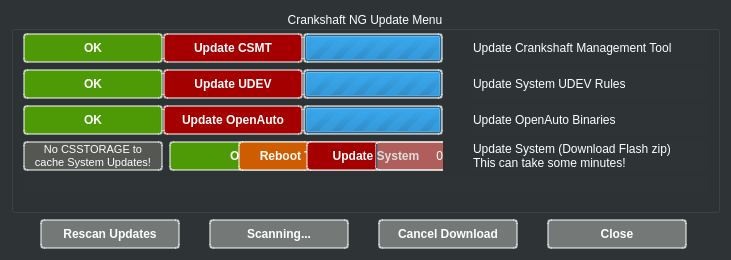
<?xml version="1.0" encoding="UTF-8"?>
<ui version="4.0">
 <class>UpdateDialog</class>
 <widget class="QDialog" name="UpdateDialog">
  <property name="geometry">
   <rect>
    <x>0</x>
    <y>0</y>
    <width>731</width>
    <height>260</height>
   </rect>
  </property>
  <property name="sizePolicy">
   <sizepolicy hsizetype="Expanding" vsizetype="Expanding">
    <horstretch>0</horstretch>
    <verstretch>0</verstretch>
   </sizepolicy>
  </property>
  <property name="minimumSize">
   <size>
    <width>500</width>
    <height>260</height>
   </size>
  </property>
  <property name="maximumSize">
   <size>
    <width>731</width>
    <height>260</height>
   </size>
  </property>
  <property name="windowTitle">
   <string>Connect to device</string>
  </property>
  <property name="styleSheet">
   <string notr="true">background-color: rgb(46, 52, 54);
color: rgb(255, 255, 255);</string>
  </property>
  <layout class="QVBoxLayout" name="verticalLayout">
   <item>
    <widget class="QGroupBox" name="GroupRecent">
     <property name="sizePolicy">
      <sizepolicy hsizetype="Expanding" vsizetype="Minimum">
       <horstretch>0</horstretch>
       <verstretch>0</verstretch>
      </sizepolicy>
     </property>
     <property name="minimumSize">
      <size>
       <width>0</width>
       <height>100</height>
      </size>
     </property>
     <property name="title">
      <string>Crankshaft NG Update Menu</string>
     </property>
     <property name="alignment">
      <set>Qt::AlignCenter</set>
     </property>
     <layout class="QFormLayout" name="formLayout_2">
      <property name="horizontalSpacing">
       <number>30</number>
      </property>
      <property name="topMargin">
       <number>2</number>
      </property>
      <property name="bottomMargin">
       <number>2</number>
      </property>
      <item row="8" column="0" colspan="2">
       <spacer name="verticalSpacer_2">
        <property name="orientation">
         <enum>Qt::Vertical</enum>
        </property>
        <property name="sizeHint" stdset="0">
         <size>
          <width>20</width>
          <height>4</height>
         </size>
        </property>
       </spacer>
      </item>
      <item row="0" column="1">
       <widget class="QLabel" name="labelCsmt">
        <property name="text">
         <string>Update Crankshaft Management Tool</string>
        </property>
       </widget>
      </item>
      <item row="0" column="0">
       <widget class="QWidget" name="csmt" native="true">
        <property name="sizePolicy">
         <sizepolicy hsizetype="Minimum" vsizetype="Preferred">
          <horstretch>0</horstretch>
          <verstretch>0</verstretch>
         </sizepolicy>
        </property>
        <layout class="QHBoxLayout" name="horizontalLayout_2">
         <property name="spacing">
          <number>0</number>
         </property>
         <property name="leftMargin">
          <number>0</number>
         </property>
         <property name="topMargin">
          <number>0</number>
         </property>
         <property name="rightMargin">
          <number>0</number>
         </property>
         <property name="bottomMargin">
          <number>0</number>
         </property>
         <item>
          <widget class="QLabel" name="labelCsmtOK">
           <property name="sizePolicy">
            <sizepolicy hsizetype="Fixed" vsizetype="Fixed">
             <horstretch>0</horstretch>
             <verstretch>0</verstretch>
            </sizepolicy>
           </property>
           <property name="minimumSize">
            <size>
             <width>140</width>
             <height>30</height>
            </size>
           </property>
           <property name="maximumSize">
            <size>
             <width>140</width>
             <height>30</height>
            </size>
           </property>
           <property name="font">
            <font>
             <weight>75</weight>
             <bold>true</bold>
            </font>
           </property>
           <property name="styleSheet">
            <string notr="true">background-color: rgb(78, 154, 6);
border-radius: 4px;
border: 2px solid rgba(255,255,255,0.5);</string>
           </property>
           <property name="text">
            <string>OK</string>
           </property>
           <property name="alignment">
            <set>Qt::AlignCenter</set>
           </property>
          </widget>
         </item>
         <item>
          <widget class="QPushButton" name="ButtonUpdateCsmt">
           <property name="sizePolicy">
            <sizepolicy hsizetype="Fixed" vsizetype="Fixed">
             <horstretch>0</horstretch>
             <verstretch>0</verstretch>
            </sizepolicy>
           </property>
           <property name="minimumSize">
            <size>
             <width>140</width>
             <height>30</height>
            </size>
           </property>
           <property name="maximumSize">
            <size>
             <width>140</width>
             <height>30</height>
            </size>
           </property>
           <property name="font">
            <font>
             <weight>75</weight>
             <bold>true</bold>
            </font>
           </property>
           <property name="styleSheet">
            <string notr="true">background-color: rgb(164, 0, 0);
border-radius: 4px;
border: 2px solid rgba(255,255,255,0.5);
color: rgb(255, 255, 255);</string>
           </property>
           <property name="text">
            <string>Update CSMT</string>
           </property>
          </widget>
         </item>
         <item>
          <widget class="QProgressBar" name="progressBarCsmt">
           <property name="sizePolicy">
            <sizepolicy hsizetype="Fixed" vsizetype="Fixed">
             <horstretch>0</horstretch>
             <verstretch>0</verstretch>
            </sizepolicy>
           </property>
           <property name="minimumSize">
            <size>
             <width>140</width>
             <height>30</height>
            </size>
           </property>
           <property name="maximumSize">
            <size>
             <width>140</width>
             <height>30</height>
            </size>
           </property>
           <property name="styleSheet">
            <string notr="true">background-color: rgba(186, 189, 182, 0.5);
border-radius: 4px;
border: 2px solid rgba(255,255,255,0.5);
color: rgb(255, 255, 255);</string>
           </property>
           <property name="maximum">
            <number>0</number>
           </property>
           <property name="value">
            <number>0</number>
           </property>
          </widget>
         </item>
        </layout>
       </widget>
      </item>
      <item row="1" column="1">
       <widget class="QLabel" name="labelUdev">
        <property name="text">
         <string>Update System UDEV Rules</string>
        </property>
       </widget>
      </item>
      <item row="1" column="0">
       <widget class="QWidget" name="udev" native="true">
        <property name="sizePolicy">
         <sizepolicy hsizetype="Minimum" vsizetype="Preferred">
          <horstretch>0</horstretch>
          <verstretch>0</verstretch>
         </sizepolicy>
        </property>
        <layout class="QHBoxLayout" name="horizontalLayout_3">
         <property name="spacing">
          <number>0</number>
         </property>
         <property name="leftMargin">
          <number>0</number>
         </property>
         <property name="topMargin">
          <number>0</number>
         </property>
         <property name="rightMargin">
          <number>0</number>
         </property>
         <property name="bottomMargin">
          <number>0</number>
         </property>
         <item>
          <widget class="QLabel" name="labelUdevOK">
           <property name="sizePolicy">
            <sizepolicy hsizetype="Fixed" vsizetype="Fixed">
             <horstretch>0</horstretch>
             <verstretch>0</verstretch>
            </sizepolicy>
           </property>
           <property name="minimumSize">
            <size>
             <width>140</width>
             <height>30</height>
            </size>
           </property>
           <property name="maximumSize">
            <size>
             <width>140</width>
             <height>30</height>
            </size>
           </property>
           <property name="font">
            <font>
             <weight>75</weight>
             <bold>true</bold>
            </font>
           </property>
           <property name="styleSheet">
            <string notr="true">background-color: rgb(78, 154, 6);
border-radius: 4px;
border: 2px solid rgba(255,255,255,0.5);</string>
           </property>
           <property name="text">
            <string>OK</string>
           </property>
           <property name="alignment">
            <set>Qt::AlignCenter</set>
           </property>
          </widget>
         </item>
         <item>
          <widget class="QPushButton" name="ButtonUpdateUdev">
           <property name="sizePolicy">
            <sizepolicy hsizetype="Fixed" vsizetype="Fixed">
             <horstretch>0</horstretch>
             <verstretch>0</verstretch>
            </sizepolicy>
           </property>
           <property name="minimumSize">
            <size>
             <width>140</width>
             <height>30</height>
            </size>
           </property>
           <property name="maximumSize">
            <size>
             <width>140</width>
             <height>30</height>
            </size>
           </property>
           <property name="font">
            <font>
             <weight>75</weight>
             <bold>true</bold>
            </font>
           </property>
           <property name="styleSheet">
            <string notr="true">background-color: rgb(164, 0, 0);
border-radius: 4px;
border: 2px solid rgba(255,255,255,0.5);
color: rgb(255, 255, 255);</string>
           </property>
           <property name="text">
            <string>Update UDEV</string>
           </property>
          </widget>
         </item>
         <item>
          <widget class="QProgressBar" name="progressBarUdev">
           <property name="sizePolicy">
            <sizepolicy hsizetype="Fixed" vsizetype="Fixed">
             <horstretch>0</horstretch>
             <verstretch>0</verstretch>
            </sizepolicy>
           </property>
           <property name="minimumSize">
            <size>
             <width>140</width>
             <height>30</height>
            </size>
           </property>
           <property name="maximumSize">
            <size>
             <width>140</width>
             <height>30</height>
            </size>
           </property>
           <property name="styleSheet">
            <string notr="true">background-color: rgba(186, 189, 182, 0.5);
border-radius: 4px;
border: 2px solid rgba(255,255,255,0.5);
color: rgb(255, 255, 255);</string>
           </property>
           <property name="maximum">
            <number>0</number>
           </property>
           <property name="value">
            <number>0</number>
           </property>
          </widget>
         </item>
        </layout>
       </widget>
      </item>
      <item row="2" column="1">
       <widget class="QLabel" name="labelOpenauto">
        <property name="text">
         <string>Update OpenAuto Binaries</string>
        </property>
       </widget>
      </item>
      <item row="2" column="0">
       <widget class="QWidget" name="openauto" native="true">
        <property name="sizePolicy">
         <sizepolicy hsizetype="Minimum" vsizetype="Preferred">
          <horstretch>0</horstretch>
          <verstretch>0</verstretch>
         </sizepolicy>
        </property>
        <layout class="QHBoxLayout" name="horizontalLayout_4">
         <property name="spacing">
          <number>0</number>
         </property>
         <property name="leftMargin">
          <number>0</number>
         </property>
         <property name="topMargin">
          <number>0</number>
         </property>
         <property name="rightMargin">
          <number>0</number>
         </property>
         <property name="bottomMargin">
          <number>0</number>
         </property>
         <item>
          <widget class="QLabel" name="labelOpenautoOK">
           <property name="sizePolicy">
            <sizepolicy hsizetype="Fixed" vsizetype="Fixed">
             <horstretch>0</horstretch>
             <verstretch>0</verstretch>
            </sizepolicy>
           </property>
           <property name="minimumSize">
            <size>
             <width>140</width>
             <height>30</height>
            </size>
           </property>
           <property name="maximumSize">
            <size>
             <width>140</width>
             <height>30</height>
            </size>
           </property>
           <property name="font">
            <font>
             <weight>75</weight>
             <bold>true</bold>
            </font>
           </property>
           <property name="styleSheet">
            <string notr="true">background-color: rgb(78, 154, 6);
border-radius: 4px;
border: 2px solid rgba(255,255,255,0.5);</string>
           </property>
           <property name="text">
            <string>OK</string>
           </property>
           <property name="alignment">
            <set>Qt::AlignCenter</set>
           </property>
          </widget>
         </item>
         <item>
          <widget class="QPushButton" name="ButtonUpdateOpenauto">
           <property name="sizePolicy">
            <sizepolicy hsizetype="Fixed" vsizetype="Fixed">
             <horstretch>0</horstretch>
             <verstretch>0</verstretch>
            </sizepolicy>
           </property>
           <property name="minimumSize">
            <size>
             <width>140</width>
             <height>30</height>
            </size>
           </property>
           <property name="maximumSize">
            <size>
             <width>140</width>
             <height>30</height>
            </size>
           </property>
           <property name="font">
            <font>
             <weight>75</weight>
             <bold>true</bold>
            </font>
           </property>
           <property name="styleSheet">
            <string notr="true">background-color: rgb(164, 0, 0);
border-radius: 4px;
border: 2px solid rgba(255,255,255,0.5);
color: rgb(255, 255, 255);</string>
           </property>
           <property name="text">
            <string>Update OpenAuto</string>
           </property>
          </widget>
         </item>
         <item>
          <widget class="QProgressBar" name="progressBarOpenauto">
           <property name="sizePolicy">
            <sizepolicy hsizetype="Fixed" vsizetype="Fixed">
             <horstretch>0</horstretch>
             <verstretch>0</verstretch>
            </sizepolicy>
           </property>
           <property name="minimumSize">
            <size>
             <width>140</width>
             <height>30</height>
            </size>
           </property>
           <property name="maximumSize">
            <size>
             <width>140</width>
             <height>30</height>
            </size>
           </property>
           <property name="styleSheet">
            <string notr="true">background-color: rgba(186, 189, 182, 0.5);
border-radius: 4px;
border: 2px solid rgba(255,255,255,0.5);
color: rgb(255, 255, 255);</string>
           </property>
           <property name="maximum">
            <number>0</number>
           </property>
           <property name="value">
            <number>0</number>
           </property>
          </widget>
         </item>
        </layout>
       </widget>
      </item>
      <item row="5" column="0" colspan="2">
       <widget class="QLabel" name="labelDownload">
        <property name="sizePolicy">
         <sizepolicy hsizetype="Expanding" vsizetype="Preferred">
          <horstretch>0</horstretch>
          <verstretch>0</verstretch>
         </sizepolicy>
        </property>
        <property name="font">
         <font>
          <weight>75</weight>
          <bold>true</bold>
         </font>
        </property>
        <property name="text">
         <string/>
        </property>
        <property name="alignment">
         <set>Qt::AlignCenter</set>
        </property>
       </widget>
      </item>
      <item row="3" column="0">
       <widget class="QWidget" name="systemupdate" native="true">
        <property name="sizePolicy">
         <sizepolicy hsizetype="Expanding" vsizetype="Fixed">
          <horstretch>0</horstretch>
          <verstretch>0</verstretch>
         </sizepolicy>
        </property>
        <layout class="QHBoxLayout" name="horizontalLayout_6">
         <property name="leftMargin">
          <number>0</number>
         </property>
         <property name="topMargin">
          <number>0</number>
         </property>
         <property name="rightMargin">
          <number>0</number>
         </property>
         <property name="bottomMargin">
          <number>0</number>
         </property>
         <item>
          <widget class="QLabel" name="labelNoStorage">
           <property name="sizePolicy">
            <sizepolicy hsizetype="Fixed" vsizetype="Fixed">
             <horstretch>0</horstretch>
             <verstretch>0</verstretch>
            </sizepolicy>
           </property>
           <property name="minimumSize">
            <size>
             <width>140</width>
             <height>30</height>
            </size>
           </property>
           <property name="maximumSize">
            <size>
             <width>140</width>
             <height>30</height>
            </size>
           </property>
           <property name="font">
            <font>
             <pointsize>8</pointsize>
             <weight>50</weight>
             <bold>false</bold>
            </font>
           </property>
           <property name="styleSheet">
            <string notr="true">background-color: rgb(85, 87, 83);
border-radius: 4px;
border: 2px solid rgba(255,255,255,0.5);</string>
           </property>
           <property name="text">
            <string>No CSSTORAGE to
cache System Updates!</string>
           </property>
           <property name="alignment">
            <set>Qt::AlignCenter</set>
           </property>
          </widget>
         </item>
         <item>
          <widget class="QWidget" name="system" native="true">
           <property name="sizePolicy">
            <sizepolicy hsizetype="Minimum" vsizetype="Preferred">
             <horstretch>0</horstretch>
             <verstretch>0</verstretch>
            </sizepolicy>
           </property>
           <layout class="QHBoxLayout" name="horizontalLayout_5">
            <property name="spacing">
             <number>0</number>
            </property>
            <property name="leftMargin">
             <number>0</number>
            </property>
            <property name="topMargin">
             <number>0</number>
            </property>
            <property name="rightMargin">
             <number>0</number>
            </property>
            <property name="bottomMargin">
             <number>0</number>
            </property>
            <item>
             <widget class="QLabel" name="labelSystemOK">
              <property name="sizePolicy">
               <sizepolicy hsizetype="Fixed" vsizetype="Fixed">
                <horstretch>0</horstretch>
                <verstretch>0</verstretch>
               </sizepolicy>
              </property>
              <property name="minimumSize">
               <size>
                <width>140</width>
                <height>30</height>
               </size>
              </property>
              <property name="maximumSize">
               <size>
                <width>140</width>
                <height>30</height>
               </size>
              </property>
              <property name="font">
               <font>
                <weight>75</weight>
                <bold>true</bold>
               </font>
              </property>
              <property name="styleSheet">
               <string notr="true">background-color: rgb(78, 154, 6);
border-radius: 4px;
border: 2px solid rgba(255,255,255,0.5);</string>
              </property>
              <property name="text">
               <string>OK</string>
              </property>
              <property name="alignment">
               <set>Qt::AlignCenter</set>
              </property>
             </widget>
            </item>
            <item>
             <widget class="QLabel" name="labelSystemReadyInstall">
              <property name="sizePolicy">
               <sizepolicy hsizetype="Fixed" vsizetype="Fixed">
                <horstretch>0</horstretch>
                <verstretch>0</verstretch>
               </sizepolicy>
              </property>
              <property name="minimumSize">
               <size>
                <width>140</width>
                <height>30</height>
               </size>
              </property>
              <property name="maximumSize">
               <size>
                <width>140</width>
                <height>30</height>
               </size>
              </property>
              <property name="font">
               <font>
                <weight>75</weight>
                <bold>true</bold>
               </font>
              </property>
              <property name="styleSheet">
               <string notr="true">background-color: rgb(206, 92, 0);
border-radius: 4px;
border: 2px solid rgba(255,255,255,0.5);</string>
              </property>
              <property name="text">
               <string>Reboot To Install</string>
              </property>
              <property name="alignment">
               <set>Qt::AlignCenter</set>
              </property>
             </widget>
            </item>
            <item>
             <widget class="QPushButton" name="ButtonUpdateSystem">
              <property name="sizePolicy">
               <sizepolicy hsizetype="Fixed" vsizetype="Fixed">
                <horstretch>0</horstretch>
                <verstretch>0</verstretch>
               </sizepolicy>
              </property>
              <property name="minimumSize">
               <size>
                <width>140</width>
                <height>30</height>
               </size>
              </property>
              <property name="maximumSize">
               <size>
                <width>140</width>
                <height>30</height>
               </size>
              </property>
              <property name="font">
               <font>
                <weight>75</weight>
                <bold>true</bold>
               </font>
              </property>
              <property name="styleSheet">
               <string notr="true">background-color: rgb(164, 0, 0);
border-radius: 4px;
border: 2px solid rgba(255,255,255,0.5);
color: rgb(255, 255, 255);</string>
              </property>
              <property name="text">
               <string>Update System</string>
              </property>
             </widget>
            </item>
            <item>
             <widget class="QProgressBar" name="progressBarSystem">
              <property name="enabled">
               <bool>true</bool>
              </property>
              <property name="sizePolicy">
               <sizepolicy hsizetype="Fixed" vsizetype="Fixed">
                <horstretch>0</horstretch>
                <verstretch>0</verstretch>
               </sizepolicy>
              </property>
              <property name="minimumSize">
               <size>
                <width>140</width>
                <height>30</height>
               </size>
              </property>
              <property name="maximumSize">
               <size>
                <width>140</width>
                <height>30</height>
               </size>
              </property>
              <property name="styleSheet">
               <string notr="true">background-color: rgba(186, 189, 182, 0.5);
border-radius: 4px;
border: 2px solid rgba(255,255,255,0.5);
color: rgb(255, 255, 255);</string>
              </property>
              <property name="maximum">
               <number>420</number>
              </property>
              <property name="value">
               <number>0</number>
              </property>
              <property name="alignment">
               <set>Qt::AlignCenter</set>
              </property>
             </widget>
            </item>
           </layout>
          </widget>
         </item>
        </layout>
       </widget>
      </item>
      <item row="3" column="1">
       <widget class="QLabel" name="labelSystem">
        <property name="text">
         <string>Update System (Download Flash zip)
This can take some minutes!</string>
        </property>
        <property name="wordWrap">
         <bool>false</bool>
        </property>
       </widget>
      </item>
     </layout>
    </widget>
   </item>
   <item>
    <widget class="QWidget" name="verticalWidget" native="true">
     <property name="sizePolicy">
      <sizepolicy hsizetype="Expanding" vsizetype="Preferred">
       <horstretch>0</horstretch>
       <verstretch>0</verstretch>
      </sizepolicy>
     </property>
     <layout class="QHBoxLayout" name="horizontalLayout">
      <property name="spacing">
       <number>0</number>
      </property>
      <property name="leftMargin">
       <number>0</number>
      </property>
      <property name="topMargin">
       <number>0</number>
      </property>
      <property name="rightMargin">
       <number>0</number>
      </property>
      <property name="bottomMargin">
       <number>0</number>
      </property>
      <item>
       <widget class="QPushButton" name="ButtonUpdateCheck">
        <property name="sizePolicy">
         <sizepolicy hsizetype="Fixed" vsizetype="Fixed">
          <horstretch>0</horstretch>
          <verstretch>0</verstretch>
         </sizepolicy>
        </property>
        <property name="minimumSize">
         <size>
          <width>140</width>
          <height>30</height>
         </size>
        </property>
        <property name="maximumSize">
         <size>
          <width>140</width>
          <height>30</height>
         </size>
        </property>
        <property name="font">
         <font>
          <weight>75</weight>
          <bold>true</bold>
         </font>
        </property>
        <property name="styleSheet">
         <string notr="true">background-color: rgba(186, 189, 182, 0.5);
border-radius: 4px;
border: 2px solid rgba(255,255,255,0.5);
color: rgb(255, 255, 255);</string>
        </property>
        <property name="text">
         <string>Rescan Updates</string>
        </property>
       </widget>
      </item>
      <item>
       <widget class="QLabel" name="labelUpdateChecking">
        <property name="sizePolicy">
         <sizepolicy hsizetype="Fixed" vsizetype="Fixed">
          <horstretch>0</horstretch>
          <verstretch>0</verstretch>
         </sizepolicy>
        </property>
        <property name="minimumSize">
         <size>
          <width>140</width>
          <height>30</height>
         </size>
        </property>
        <property name="maximumSize">
         <size>
          <width>140</width>
          <height>30</height>
         </size>
        </property>
        <property name="font">
         <font>
          <weight>75</weight>
          <bold>true</bold>
         </font>
        </property>
        <property name="styleSheet">
         <string notr="true">background-color: rgba(186, 189, 182, 0.5);
border-radius: 4px;
border: 2px solid rgba(255,255,255,0.5);
color: rgb(255, 255, 255);</string>
        </property>
        <property name="text">
         <string>Scanning...</string>
        </property>
        <property name="alignment">
         <set>Qt::AlignCenter</set>
        </property>
       </widget>
      </item>
      <item>
       <widget class="QPushButton" name="ButtonUpdateCancel">
        <property name="sizePolicy">
         <sizepolicy hsizetype="Fixed" vsizetype="Fixed">
          <horstretch>0</horstretch>
          <verstretch>0</verstretch>
         </sizepolicy>
        </property>
        <property name="minimumSize">
         <size>
          <width>140</width>
          <height>30</height>
         </size>
        </property>
        <property name="maximumSize">
         <size>
          <width>140</width>
          <height>30</height>
         </size>
        </property>
        <property name="font">
         <font>
          <weight>75</weight>
          <bold>true</bold>
         </font>
        </property>
        <property name="styleSheet">
         <string notr="true">background-color: rgba(186, 189, 182, 0.5);
border-radius: 4px;
border: 2px solid rgba(255,255,255,0.5);
color: rgb(255, 255, 255);</string>
        </property>
        <property name="text">
         <string>Cancel Download</string>
        </property>
       </widget>
      </item>
      <item>
       <widget class="QPushButton" name="ButtonClose">
        <property name="sizePolicy">
         <sizepolicy hsizetype="Fixed" vsizetype="Fixed">
          <horstretch>0</horstretch>
          <verstretch>0</verstretch>
         </sizepolicy>
        </property>
        <property name="minimumSize">
         <size>
          <width>140</width>
          <height>30</height>
         </size>
        </property>
        <property name="maximumSize">
         <size>
          <width>140</width>
          <height>30</height>
         </size>
        </property>
        <property name="font">
         <font>
          <weight>75</weight>
          <bold>true</bold>
         </font>
        </property>
        <property name="styleSheet">
         <string notr="true">background-color: rgba(186, 189, 182, 0.5);
border-radius: 4px;
border: 2px solid rgba(255,255,255,0.5);
color: rgb(255, 255, 255);</string>
        </property>
        <property name="text">
         <string>Close</string>
        </property>
       </widget>
      </item>
     </layout>
    </widget>
   </item>
  </layout>
 </widget>
 <resources/>
 <connections/>
</ui>
